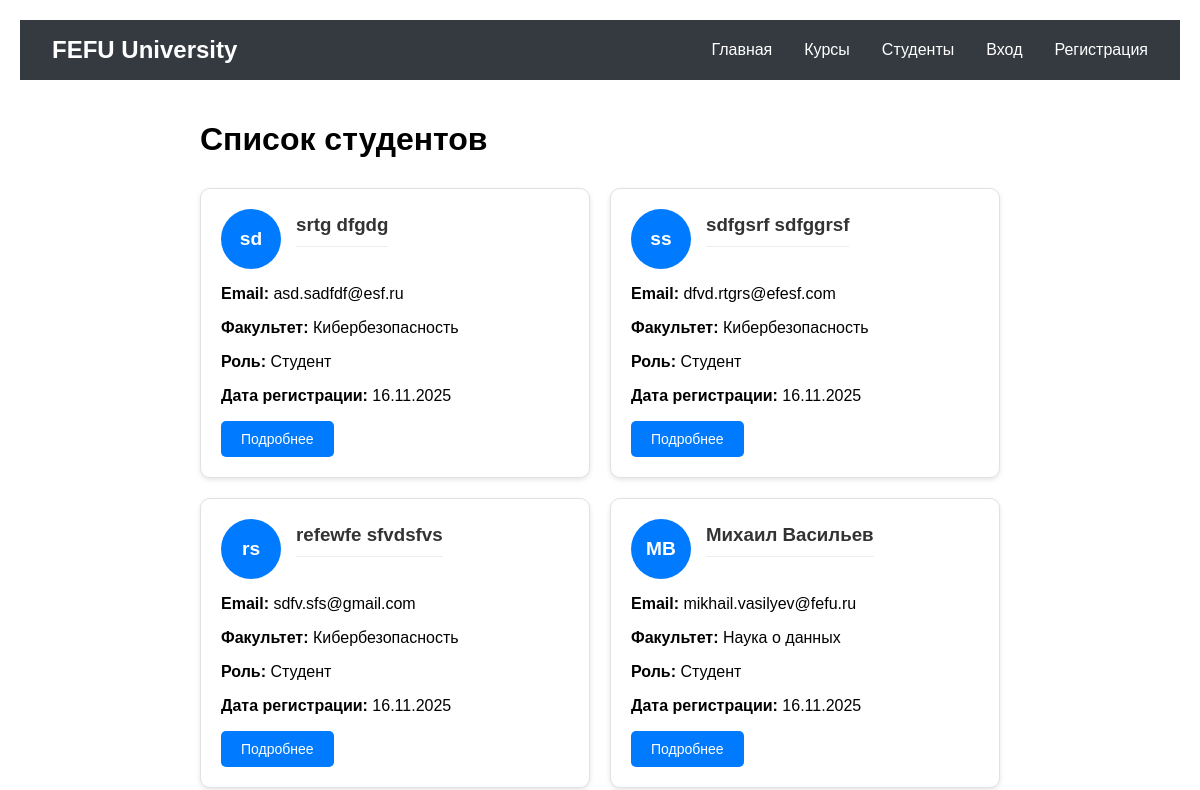
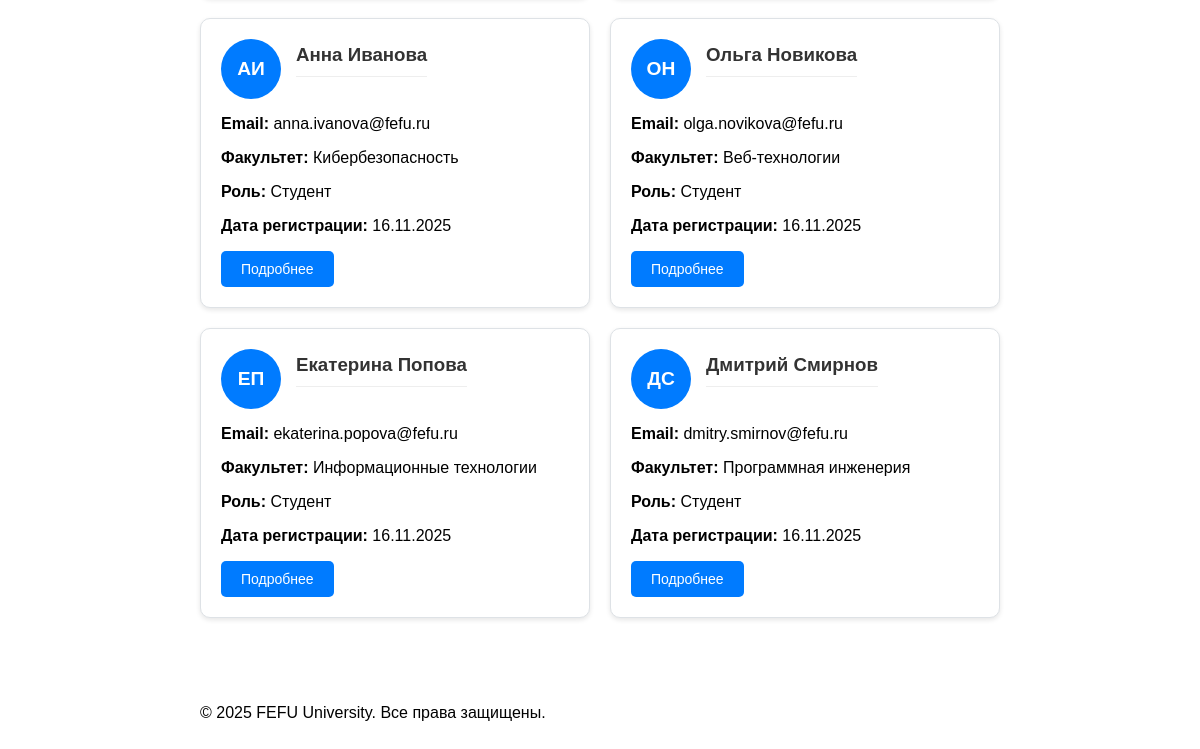
/students/, run on an earlier commit of the app's database (2 pictures, top to bottom).
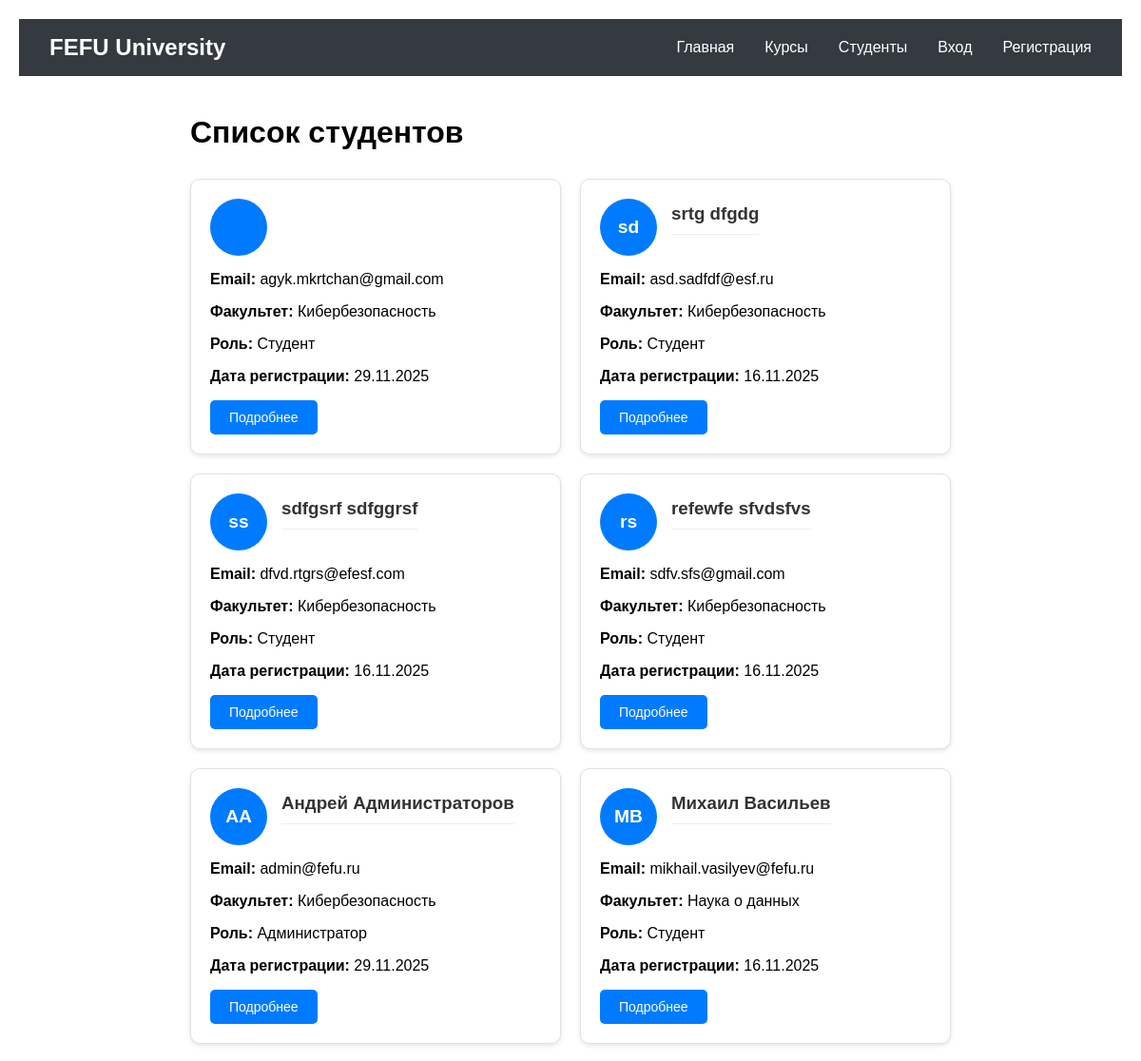
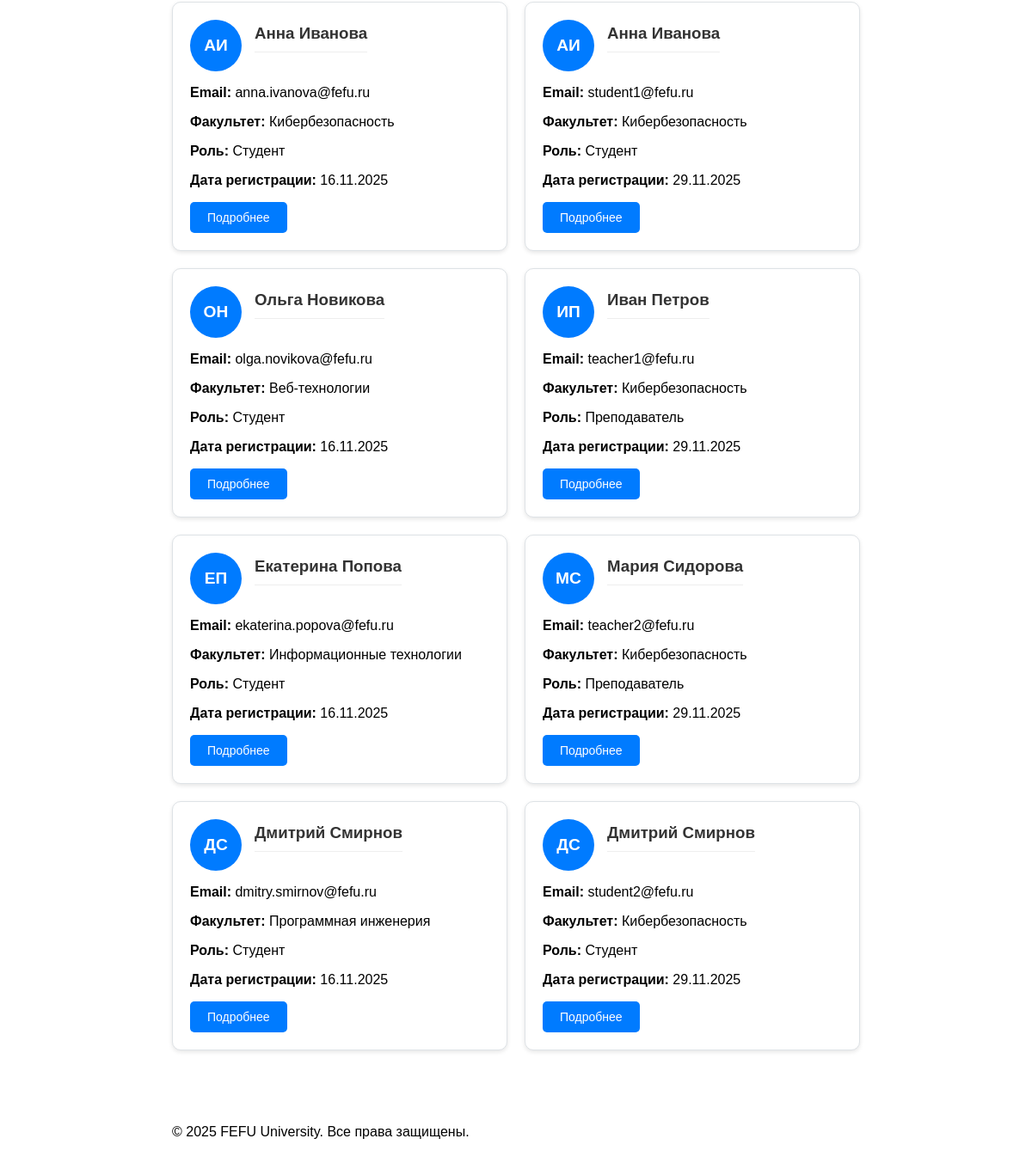
And on a later commit of the database (2 pictures, top to bottom).
### fefu_lab/models.py (models this page shows, shortened)
class Student(models.Model):
    ROLE_CHOICES = [
        ('STUDENT', 'Студент'),
        ('TEACHER', 'Преподаватель'),
        ('ADMIN', 'Администратор'),
    ]
    FACULTY_CHOICES = [
        ('CS', 'Кибербезопасность'),
        ('SE', 'Программная инженерия'),
        ('IT', 'Информационные технологии'),
        ('DS', 'Наука о данных'),
        ('WEB', 'Веб-технологии'),
    ]
    user = models.OneToOneField(
        User,
        on_delete=models.CASCADE,
        related_name='student_profile',
        verbose_name='Пользователь',
        null=True,
        blank=True
    )
    first_name = models.CharField(
        max_length=100,
        verbose_name='Имя'
    )
    last_name = models.CharField(
        max_length=100,
        verbose_name='Фамилия'
    )
    email = models.EmailField(
        unique=True,
        verbose_name='Электронная почта'
    )
    birth_date = models.DateField(
        null=True,
        blank=True,
        verbose_name='Дата рождения'
    )
    faculty = models.CharField(
        max_length=3,
        choices=FACULTY_CHOICES,
        default='CS',
        verbose_name='Факультет'
    )
    phone = models.CharField(
        max_length=20,
        blank=True,
        verbose_name='Телефон'
    )
    avatar = models.ImageField(
        upload_to=user_avatar_path,
        blank=True,
        null=True,
        verbose_name='Аватар'
    )
    bio = models.TextField(
        blank=True,
        verbose_name='О себе'
    )
    role = models.CharField(
        max_length=10,
        choices=ROLE_CHOICES,
        default='STUDENT',
        verbose_name='Роль'
    )
    created_at = models.DateTimeField(
        auto_now_add=True,
        verbose_name='Дата создания'
    )
    class Meta:
        verbose_name = 'Профиль студента'
        verbose_name_plural = 'Профили студентов'
        ordering = ['last_name', 'first_name']

### fefu_lab/views.py (the view)
# urls.py: path('students/', views.student_list, name='student_list'),
def student_list(request):
    students = Student.objects.all().order_by('last_name', 'first_name')
    return render(request, 'fefu_lab/student_list.html', {
        'students': students,
        'title': 'Список студентов'
    })

### fefu_lab/templates/fefu_lab/student_list.html (shortened to what this page needs)
{% extends "fefu_lab/base.html" %}
{% block content %}
<div class="container">
    <h1>Список студентов</h1>
    {% if students %}
        <div class="students-grid">
            {% for student in students %}
                <div class="student-card">
                    <div class="student-header">
                        {% if student.avatar %}
                            <img src="{{ student.avatar.url }}" alt="Аватар" class="student-avatar">
                        {% else %}
                            <div class="student-avatar-placeholder">
                                {{ student.first_name|first }}{{ student.last_name|first }}
                            </div>
                        {% endif %}
                        <h3>{{ student.first_name }} {{ student.last_name }}</h3>
                    </div>
                    <p><strong>Email:</strong> {{ student.email }}</p>
                    <p><strong>Факультет:</strong> {{ student.get_faculty_display }}</p>
                    <p><strong>Роль:</strong> {{ student.get_role_display }}</p>
                    <p><strong>Дата регистрации:</strong> {{ student.created_at|date:"d.m.Y" }}</p>
                    <a href="{% url 'student_detail' student.pk %}" class="btn">Подробнее</a>
                </div>
            {% endfor %}
        </div>
    {% else %}
        <p>Пока нет зарегистрированных студентов.</p>
    {% endif %}
</div>
{% endblock %}

### fefu_lab/templates/fefu_lab/base.html (shortened to what this page needs)
<!DOCTYPE html>
<html lang="ru">
<head>
    {% load static %}
    <link rel="stylesheet" href="{% static 'fefu_lab/css/style.css' %}">
</head>
<body>
    <header>
        <nav class="navbar">
            <div class="nav-brand">
                <a href="{% url 'home' %}">FEFU University</a>
            </div>
            <div class="nav-links">
                <a href="{% url 'home' %}">Главная</a>
                <a href="{% url 'courses' %}">Курсы</a>
                <a href="{% url 'student_list' %}">Студенты</a>
                {% if user.is_authenticated %}
                    {% if user.student_profile.role == 'TEACHER' or user.student_profile.role == 'ADMIN' %}
                        <a href="{% url 'teacher_dashboard' %}">Кабинет преподавателя</a>
                    {% else %}
                        <a href="{% url 'student_dashboard' %}">Мои курсы</a>
                    {% endif %}
                    <div class="user-menu">
                        <a href="{% url 'profile' %}">
                            {% if user.student_profile.avatar %}
                                <img src="{{ user.student_profile.avatar.url }}" alt="Аватар" class="nav-avatar">
                            {% endif %}
                            {{ user.first_name }}
                        </a>
                        <div class="dropdown">
                            <a href="{% url 'profile' %}">Профиль</a>
                            {% if user.is_staff or user.student_profile.role == 'ADMIN' %}
                                <a href="/admin/">Админка</a>
                                <a href="{% url 'admin_dashboard' %}">Панель админа</a>
                            {% endif %}
                            <a href="{% url 'logout' %}">Выйти</a>
                        </div>
                    </div>
                {% else %}
                    <a href="{% url 'login' %}">Вход</a>
                    <a href="{% url 'register' %}">Регистрация</a>
                {% endif %}
            </div>
        </nav>
    </header>
    <main>
        {% block content %}
        {% endblock %}
    </main>
    <footer>
        <div class="container">
            <p>&copy; 2025 FEFU University. Все права защищены.</p>
        </div>
    </footer>
</body>
</html>

### fefu_lab/css/style.css (style rules this page uses)
body { font-family: Arial, sans-serif; margin: 20px; }
.btn { background: #007bff; color: white; padding: 12px 24px; border: none; border-radius: 5px; cursor: pointer; font-size: 16px; text-decoration: none; display: inline-block; }
.container { max-width: 800px; margin: 0 auto; padding: 20px; }
.students-grid { display: grid; grid-template-columns: repeat(auto-fit, minmax(300px, 1fr)); gap: 20px; margin: 30px 0; }
.student-card { background: white; padding: 20px; border-radius: 10px; border: 1px solid #dee2e6; box-shadow: 0 2px 5px rgba(0,0,0,0.1); }
.student-card h3 { margin-top: 0; color: #333; border-bottom: 1px solid #eee; padding-bottom: 10px; }
.navbar { display: flex; justify-content: space-between; align-items: center; padding: 1rem 2rem; background: #343a40; color: white; }
.nav-brand a { font-size: 1.5rem; font-weight: bold; color: white; text-decoration: none; }
.nav-links { display: flex; align-items: center; gap: 2rem; }
.nav-links a { color: white; text-decoration: none; }
.student-header { display: flex; align-items: center; gap: 15px; margin-bottom: 15px; }
.student-avatar-placeholder { width: 60px; height: 60px; border-radius: 50%; background: #007bff; color: white; display: flex; align-items: center; justify-content: center; font-weight: bold; font-size: 1.2em; }
.btn { display: inline-block; padding: 10px 20px; background: #007bff; color: white; text-decoration: none; border-radius: 5px; border: none; cursor: pointer; font-size: 14px; transition: background 0.3s; }

What changed in the data, as far as the page shows it:
added Student: email "agyk.mkrtchan@gmail.com", faculty "Кибербезопасность", role "Студент", created_at "29.11.2025"
added Student: first_name|first "А", last_name|first "А", first_name "Андрей", last_name "Администраторов", email "admin@fefu.ru", faculty "Кибербезопасность", role "Администратор", created_at "29.11.2025"
added Student: first_name|first "А", last_name|first "И", first_name "Анна", last_name "Иванова", email "student1@fefu.ru", faculty "Кибербезопасность", role "Студент", created_at "29.11.2025"
added Student: first_name|first "И", last_name|first "П", first_name "Иван", last_name "Петров", email "teacher1@fefu.ru", faculty "Кибербезопасность", role "Преподаватель", created_at "29.11.2025"
added Student: first_name|first "М", last_name|first "С", first_name "Мария", last_name "Сидорова", email "teacher2@fefu.ru", faculty "Кибербезопасность", role "Преподаватель", created_at "29.11.2025"
added Student: first_name|first "Д", last_name|first "С", first_name "Дмитрий", last_name "Смирнов", email "student2@fefu.ru", faculty "Кибербезопасность", role "Студент", created_at "29.11.2025"
